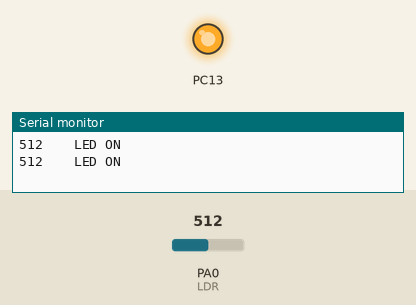
A sketch run on a simulated STM32 Blue Pill. On the bench: output pins drawn as LEDs (lit = HIGH), the last lines printed to the serial monitor. The inputs (shaded band) are chosen by the test bench; at power-on: PA0 (LDR) = 512.

Above: at 1.8 s.
1.9 s: PA0 (LDR) set to 541
3.4 s: PA0 (LDR) set to 564
At 4.3 s:
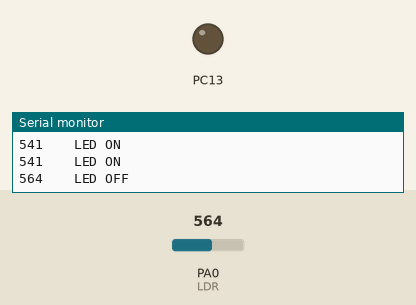
5.5 s: PA0 (LDR) set to 540
At 7.0 s:
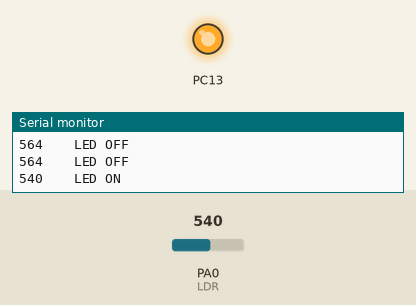
7.5 s: PA0 (LDR) set to 560
At 8.6 s:
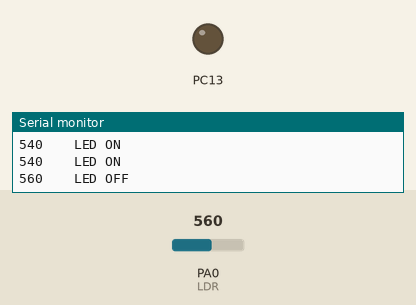
Timing chart, 0 to 10.5 s (numbered marks = the images above; inputs shaded):
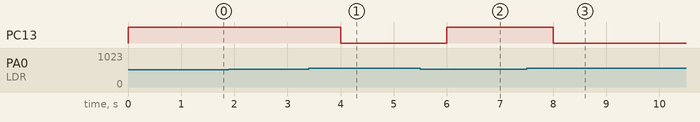

Measured:
- the behaviour switches between 550 and 551 on PA0 (LDR) (found by bisection; images 0 and 1)
- after the input at 3.4 s, PC13: HIGH → LOW after 0.60 s
- after the input at 5.5 s, PC13: LOW → HIGH after 0.50 s
- after the input at 7.5 s, PC13: HIGH → LOW after 0.50 s

The sketch:

stm32_with_ldr.ino
```cpp
int LDR = PA0;

void setup()
{
  Serial.begin(9600);
  pinMode(PC13, OUTPUT);
}

void loop()
{
    int val = analogRead(LDR);
    if (val > 550)
    {
      Serial.print(val);
      digitalWrite(PC13, LOW);
      Serial.println("    LED OFF");
    }
        else
    {
      Serial.print(val);
      digitalWrite(PC13, HIGH);
      Serial.println("    LED ON");
    }
  delay(1000);
}
```
